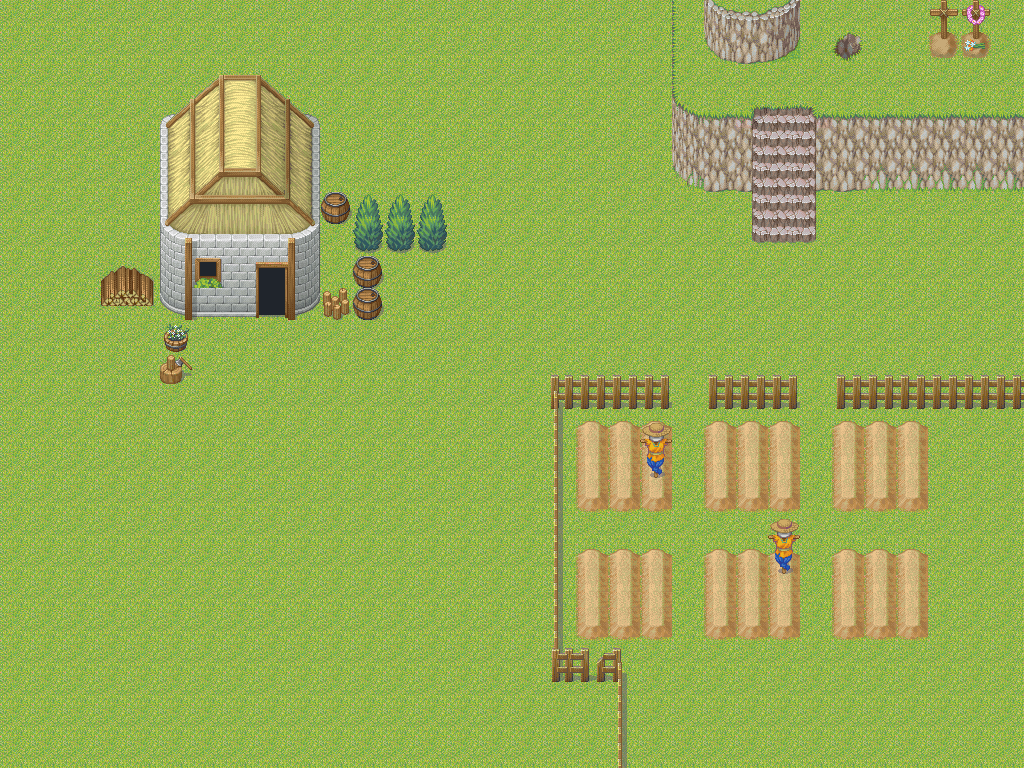

The image is a tile-based game level rendered from a .tmx file. Its description and source (layers, tilesets, objects; grid data summarised) follow:
An orthogonal 32x24 tile map with 32x32 px tiles, 3 tile layers (Floor, Building, Item).

<map version="1.0" tiledversion="1.1.5" orientation="orthogonal" renderorder="right-down" width="32" height="24" tilewidth="32" tileheight="32" infinite="0" nextobjectid="1">
 <tileset firstgid="1" source="map.tsx" />
 <layer name="Floor" width="32" height="24">
  <data>[768 cells, 768 non-empty, 1 distinct tile ids]</data>
 </layer>
 <layer name="Building" width="32" height="24">
  <data>[768 cells, 185 non-empty, 79 distinct tile ids]</data>
 </layer>
 <layer name="Item" width="32" height="24">
  <data>[768 cells, 36 non-empty, 26 distinct tile ids]</data>
 </layer>
</map>
